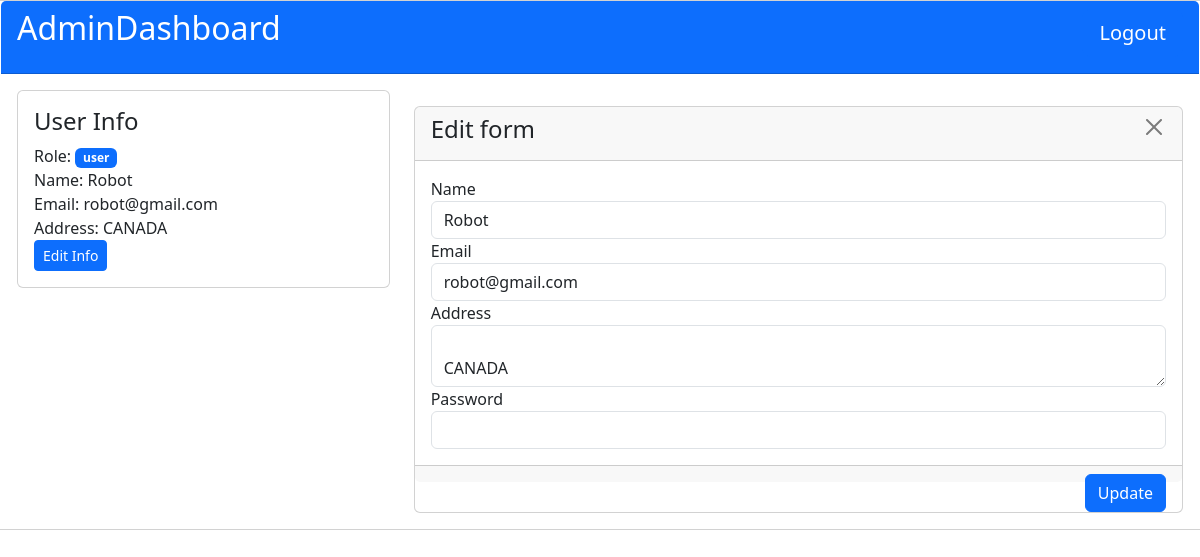
Screenshot of /user-dashboard.php?id=4 (signed in) with the database file from the repository.
### tables this page shows
CREATE TABLE `users` (
  `id` int(11) NOT NULL AUTO_INCREMENT,
  `name` varchar(255) NOT NULL,
  `email` varchar(255) NOT NULL,
  `address` text NOT NULL,
  `password` varchar(255) NOT NULL,
  `role` varchar(100) NOT NULL DEFAULT 'user',
  PRIMARY KEY (`id`)
);

### user-dashboard.php (the view, shortened to what this page needs)
<?php
include "_actions/connect.php";
$editFormState = false;
if (isset($_GET['id'])) {
    $editFormState = true;
    $editID = $_GET['id'];
    $editSql = "select * from users where id=$editID";
    $sqlData = $db->query($editSql);
    $userInfo = $sqlData->fetch_assoc();
}
?>
<!DOCTYPE html>
<html lang="en">
<head>
    <link href="https://cdn.jsdelivr.net/npm/bootstrap@5.3.2/dist/css/bootstrap.min.css" rel="stylesheet">
</head>
<body>
    <div class="container-flude">
        <div class="row">
            <div class="card">
                <div class="card-header bg-primary">
                    <div class="card-title">
                        <div class="row">
                            <div class="col-md-6">
                                <h2 class="text-white">AdminDashboard</h2>
                            </div>
                            <div class="col-md-6">
                                <div class="float-end">
                                    <a href="_actions/logout.php" class="btn btn-lg btn-primary" onclick="return confirm('Are you sure?')">
                                        Logout
                                    </a>
                                </div>
                            </div>
                        </div>
                    </div>
                </div>
                <div class="card-body">
                    <div class="row">
                        <div class="col-md-4">
                            <div class="card">
                                <div class="card-body">
                                    <h4>User Info</h4>
                                    <div>
                                        Role: <span class="badge text-bg-primary"><?php echo $_SESSION['user']['role']; ?></span>
                                    </div>
                                    <div>
                                        Name: <?php echo $_SESSION['user']['name']; ?>
                                    </div>
                                    <div>
                                        Email: <?php echo $_SESSION['user']['email']; ?>
                                    </div>
                                    <div>
                                        Address: <?php echo $_SESSION['user']['address']; ?>
                                    </div>
                                    <a href="user-dashboard.php?id=<?= $_SESSION['user']['id'] ?>" class="btn btn-primary btn-sm">Edit Info</a>
                                </div>
                            </div>
                        </div>
                        <div class="col-md-8">
                            <?php if ($editFormState) : ?>
                                <div class="card mt-3">
                                    <form action="_actions/update.php" method="post">
                                        <div class="card-header">
                                            <h4>
                                                Edit form
                                                <a href="admin-dashboard.php" class="btn btn-close float-end"></a>
                                            </h4>
                                        </div>
                                        <div class="card-body">
                                            <div class="form-group">
                                                <label for="">Name</label>
                                                <input type="text" name="name" class="form-control" value="<?= $userInfo['name'] ?>">
                                            </div>
                                            <div class="form-group">
                                                <label for="">Email</label>
                                                <input type="email" name="email" class="form-control" value="<?= $userInfo['email'] ?>">
                                            </div>
                                            <div class="form-group">
                                                <label for="">Address</label>
                                                <textarea type="text" name="address" class="form-control">
                                                    <?= $userInfo['address']; ?>
                                                </textarea>
                                            </div>
                                            <div class="form-group">
                                                <label for="">Password</label>
                                                <input type="text" name="password" class="form-control">
                                            </div>
                                        </div>
                                        <div class="card-footer">
                                            <button type="submit" class="btn btn-primary float-end">Update</button>
                                        </div>
                                    </form>
                                </div>
                            <?php endif ?>
                        </div>
                    </div>
                </div>
            </div>
        </div>
    </div>
</body>
</html>

### rows the page displays
users: name "Robot", email "robot@gmail.com", address "CANADA"

### other values shown
$_SESSION['user']['role'] "user"
$_SESSION['user']['name'] "Robot"
$_SESSION['user']['email'] "robot@gmail.com"
$_SESSION['user']['address'] "CANADA"
